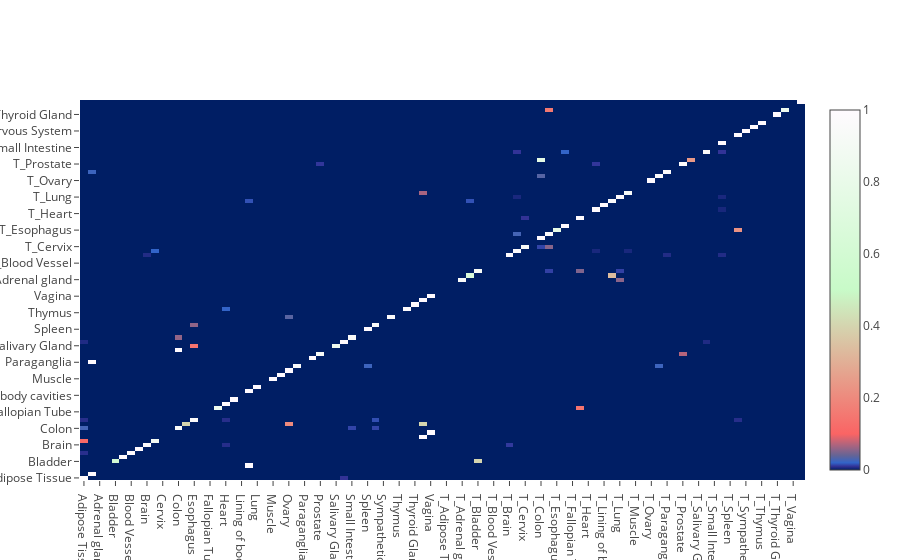

Source (notebook cell):
### Markdown cell above
## Show Normalized Confusion matrix using Plotly

### Code cell
labels =[      class_labels[i] for i in range(46)]
labels+=['T_'+ class_labels[i] for i in range(46)]
#print('labels =', labels)

#Normalize rows 
cmp=cm[:,:]*1.000
for row in range(92) :
    if Y_n[row] != 0 :  
        for col in range(92) :
            cmp[row, col] = cm[row,col]/Y_n[row]
        #print('Y_n', row, Y_n[row], cm [row,0:46], cmp[row,0:46])



trace = go.Heatmap(
    z=cmp,
    x=labels,
    y=labels,
    ygap=1,
    xgap=0,
    colorscale=[
        [0.0,   'rgb(  0, 30,100)'], 
        [0.01,  'rgb( 50, 50, 150)'], 
        [0.02,  'rgb( 50,100, 200)'], 
        [0.04,  'rgb(100,100, 150)'], 
        [0.1,   'rgb(250,100,100)'], 
        [0.5,   'rgb(200,250,200)'], 
        [1.0,   'rgb(255,250,255)']]
 

)
data=[trace]


layout = go.Layout(
    autosize=False,
    width=1000,
    height=1000,

    margin=dict(
        l=150,
        r=100,
        b=150,
        t=100,
        pad=4
    ),
    paper_bgcolor='#ffffff',
    plot_bgcolor='#000000' ,
    title='Confusion Matrix',
    xaxis=dict(
        title='Predicted',
        titlefont=dict(
            family='Courier New, monospace',
            size=18,
            color='#000000'
        )
    ),
    yaxis=dict(
        title='Actual',
        titlefont=dict(
            family='Courier New, monospace',
            size=18,
            color='#000000'
        )
    )


)
fig = go.Figure(data=data, layout=layout)
plot_url = plot(fig, filename='normalized confusion-matrix.html')


trace = go.Heatmap(
    z=cmp,
    x=labels,
    y=labels,
    ygap=0,
    xgap=0,
    colorscale=[
        [0.0,   'rgb(  0, 30,100)'], 
        [0.01,  'rgb( 50, 50, 150)'], 
        [0.02,  'rgb( 50,100, 200)'], 
        [0.04,  'rgb(100,100, 150)'], 
        [0.1,   'rgb(250,100,100)'], 
        [0.5,   'rgb(200,250,200)'], 
        [1.0,   'rgb(255,250,255)']]
 

)
data=[trace]

iplot(data, filename='normalized confusion matrix')

### Figure 1 — Plotly figure (JSON) as saved in the notebook; plotly's stock layout.template omitted (floating-point values rounded to 4 significant figures; data arrays with more than 128 entries replaced by an {"elided": "..."} marker saying what was removed)
{"data": [{"colorscale": [[0, "rgb(  0, 30,100)"], [0.01, "rgb( 50, 50, 150)"], [0.02, "rgb( 50,100, 200)"], [0.04, "rgb(100,100, 150)"], [0.1, "rgb(250,100,100)"], [0.5, "rgb(200,250,200)"], [1, "rgb(255,250,255)"]], "type": "heatmap", "x": ["Adipose Tissue", "Adrenal Gland", "Adrenal gland", "Bile duct", "Bladder", "Blood", "Blood Vessel", "Bone Marrow", "Brain", "Breast", "Cervix", "Cervix Uteri", "Colon", "Endometrium", "Esophagus", "Eye", "Fallopian Tube", "Head and Neck region", "Heart", "Kidney", "Lining of body cavities", "Liver", "Lung", "Lymphatic tissue", "Muscle", "Nerve", "Ovary", "Pancreas", "Paraganglia", "Pituitary", "Prostate", "Rectum", "Salivary Gland", "Skin", "Small Intestine", "Soft tissue,Bone", "Spleen", "Stomach", "SympatheticÊNervous System", "Testis", "Thymus", "Thyroid", "Thyroid Gland", "Uterus", "Vagina", "White blood cell", "T_Adipose Tissue", "T_Adrenal Gland", "T_Adrenal gland", "T_Bile duct", "T_Bladder", "T_Blood", "T_Blood Vessel", "T_Bone Marrow", "T_Brain", "T_Breast", "T_Cervix", "T_Cervix Uteri", "T_Colon", "T_Endometrium", "T_Esophagus", "T_Eye", "T_Fallopian Tube", "T_Head and Neck region", "T_Heart", "T_Kidney", "T_Lining of body cavities", "T_Liver", "T_Lung", "T_Lymphatic tissue", "T_Muscle", "T_Nerve", "T_Ovary", "T_Pancreas", "T_Paraganglia", "T_Pituitary", "T_Prostate", "T_Rectum", "T_Salivary Gland", "T_Skin", "T_Small Intestine", "T_Soft tissue,Bone", "T_Spleen", "T_Stomach", "T_SympatheticÊNervous System", "T_Testis", "T_Thymus", "T_Thyroid", "T_Thyroid Gland", "T_Uterus", "T_Vagina", "T_White blood cell"], "xgap": 0, "y": ["Adipose Tissue", "Adrenal Gland", "Adrenal gland", "Bile duct", "Bladder", "Blood", "Blood Vessel", "Bone Marrow", "Brain", "Breast", "Cervix", "Cervix Uteri", "Colon", "Endometrium", "Esophagus", "Eye", "Fallopian Tube", "Head and Neck region", "Heart", "Kidney", "Lining of body cavities", "Liver", "Lung", "Lymphatic tissue", "Muscle", "Nerve", "Ovary", "Pancreas", "Paraganglia", "Pituitary", "Prostate", "Rectum", "Salivary Gland", "Skin", "Small Intestine", "Soft tissue,Bone", "Spleen", "Stomach", "SympatheticÊNervous System", "Testis", "Thymus", "Thyroid", "Thyroid Gland", "Uterus", "Vagina", "White blood cell", "T_Adipose Tissue", "T_Adrenal Gland", "T_Adrenal gland", "T_Bile duct", "T_Bladder", "T_Blood", "T_Blood Vessel", "T_Bone Marrow", "T_Brain", "T_Breast", "T_Cervix", "T_Cervix Uteri", "T_Colon", "T_Endometrium", "T_Esophagus", "T_Eye", "T_Fallopian Tube", "T_Head and Neck region", "T_Heart", "T_Kidney", "T_Lining of body cavities", "T_Liver", "T_Lung", "T_Lymphatic tissue", "T_Muscle", "T_Nerve", "T_Ovary", "T_Pancreas", "T_Paraganglia", "T_Pituitary", "T_Prostate", "T_Rectum", "T_Salivary Gland", "T_Skin", "T_Small Intestine", "T_Soft tissue,Bone", "T_Spleen", "T_Stomach", "T_SympatheticÊNervous System", "T_Testis", "T_Thymus", "T_Thyroid", "T_Thyroid Gland", "T_Uterus", "T_Vagina", "T_White blood cell"], "ygap": 0, "z": {"elided": "92x92 float values"}}], "layout": {}}
